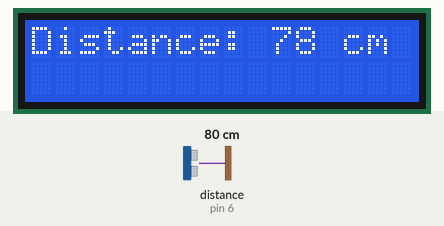
This sketch was run on a simulated Arduino Uno, built with avr-gcc and run on an emulated ATmega328P. Parts: 16×2 character LCD. Wiring (inferred from the names in the program): ultrasonic range finder: trigger pin 7; echo pin 6. The test bench sets the inputs (shaded band); at power-on: distance to the obstacle (sensor on pin 6) 80 cm. The echo pulse lasts 58.3 µs per cm.

Above: at 1.2 s.
1.3 s: distance to the obstacle (sensor on pin 6) set to 2 cm
At 2.0 s:
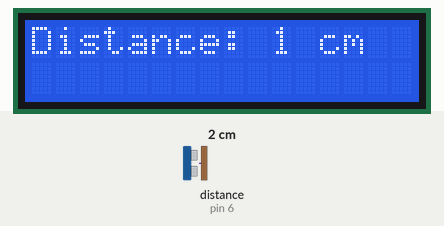
2.8 s: distance to the obstacle (sensor on pin 6) set to 299 cm
At 3.8 s:
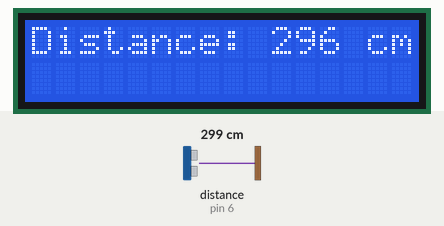
5.8 s: distance to the obstacle (sensor on pin 6) set to 4 cm
At 6.4 s:
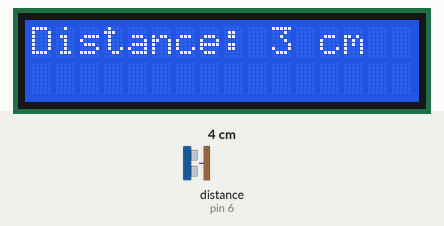
Timing chart, 0 to 8.8 s (numbered marks = the images above; inputs shaded):
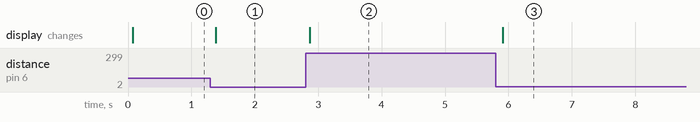

Measured:
- after the input at 1.3 s, the display: changes after 0.08 s (image 1)
- after the input at 2.8 s, the display: changes after 0.06 s (image 2)
- after the input at 5.8 s, the display: changes after 0.11 s (image 3)

The sketch:

ultrasonic.ino
```cpp
#include <LiquidCrystal.h> // Include the LCD library

// Define your LCD pins
LiquidCrystal lcd(12, 11, 5, 4, 3, 2); // RS, E, D4, D5, D6, D7

// HC-SR04 sensor pins
const int triggerPin = 7;
const int echoPin = 6;

void setup() {
  pinMode(triggerPin, OUTPUT);
  pinMode(echoPin, INPUT);
  lcd.begin(16, 2); // Initialize the LCD (16 columns, 2 rows)
}

void loop() {
  // Measure distance with HC-SR04
  long duration, distance;
  digitalWrite(triggerPin, LOW);
  delayMicroseconds(2);
  digitalWrite(triggerPin, HIGH);
  delayMicroseconds(10);
  digitalWrite(triggerPin, LOW);

  duration = pulseIn(echoPin, HIGH);
  distance = duration * 0.034 / 2; // Convert to centimeters

  // Display distance on LCD
  lcd.clear(); // Clear the LCD
  lcd.print("Distance: ");
  lcd.print(distance);
  lcd.print(" cm");
  delay(100);
}
```
